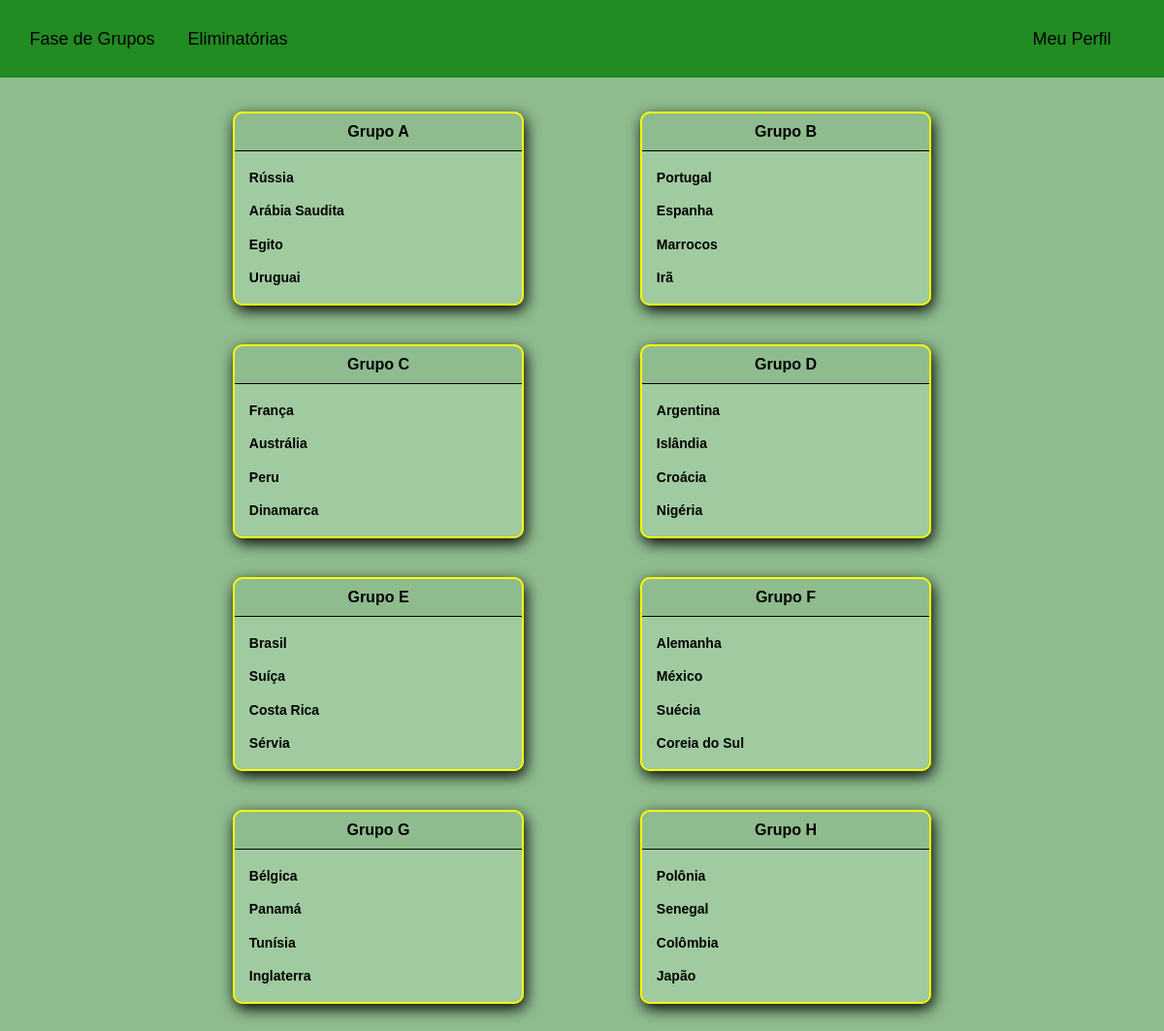
The app's page / (signed in) with its own data.
### core/models.py (models this page shows, shortened)
class Grupos(models.Model):
    pkid_grupo = models.AutoField(primary_key=True)
    nome_grupo = models.CharField(max_length=10, blank=True, null=True)
    def __str__(self):
        return self.nome_grupo
    class Meta:
        managed = True
        db_table = 'grupos'

class Times(models.Model):
    pkid_time = models.AutoField(primary_key=True)
    fkid_grupo = models.ForeignKey(Grupos, models.DO_NOTHING, db_column='fkid_grupo', blank=True, null=True)
    nome_time = models.CharField(unique=True, max_length=25, blank=True, null=True)
    class Meta:
        managed = True
        db_table = 'times'

### core/views.py (the view)
# urls.py: path('', index, name="index"),
@login_required(login_url="authenticate")
def index(request):
    grupos = Grupos.objects.all()
    times = teams_by_user(request)
    content = []
    for grupo in grupos:
        tmp_g = []
        for time in times:
            if time['fkid_grupo_id'] == grupo.pkid_grupo:
                tmp_g.append(time)
        content.append((grupo, tmp_g))
    for g, t in content:
        pass
        t.sort(key=operator.itemgetter('pontos', 'saldo_gols', 'vitorias'), reverse=True)
    context = {
        'grupos':grupos,
        'content':content
    }
    return render(request, 'index.html', context)

### core/functions.py (called while the page is built)
def teams_by_user(request, grupo=None):
    times = Times.objects.all().values()
    if grupo:
        times = Times.objects.filter(fkid_grupo=grupo).values()
        print(times)
    for time in times:
        try:
            info = TimesInfo.objects.get(fkid_time=time['pkid_time'], fkid_user=request.user.id)
            info = {
                'vitorias':info.vitorias,
                'empates':info.empates,
                'derrotas':info.derrotas,
                'pontos':info.pontos,
                'saldo_gols':info.saldo_gols,
            }
            time.update(info)
        except:
            info = {
                'vitorias':0,
                'empates':0,
                'derrotas':0,
                'pontos':0,
                'saldo_gols':0,
            }
            time.update(info)
    return times

### core/templates/index.html
{% extends 'base.html' %}
{% block statics %}
    <link rel="stylesheet" type="text/css" href="/static/css/grupos.css">
{% endblock statics %}
{% block content %}
    <div class="grupos_wrapper">
    {% for grupo, times in content %}
        <a href="/grupo/{{ grupo.pkid_grupo }}" class="grupo_box">
            <div class="grupo_title">
                <h2> {{ grupo }} </h2>
            </div>
            <div class="grupo_times">
            {% for time in times %}
                <div class="grupo_time">{{ time.nome_time }}</div>
            {% endfor %}
            </div>
        </a>
    {% endfor %}
    </div>
{% endblock content %}

### core/templates/base.html (shortened to what this page needs)
<html>
<head>
    {% load static %}
    {% block statics %} {% endblock %}
    <link rel="stylesheet" type="text/css" href="/static/css/site.css">
</head>
<body>
    <div class="menu">
        <a href="{% url 'index' %}" class="menu_link">
            <div class="menu_link">Fase de Grupos</div>
        </a>
        <a href="#" class="menu_link">
            <div class="menu_link">Eliminatórias</div>
        </a>
        <a href="{% url 'user_profile' %}" class="menu_link recuo">
            <div class="menu_link">Meu Perfil</div>
        </a>
    </div>
    <section class="content">
        {% block content %} {% endblock %}
    </section>
</body>
</html>

### core/static/css/grupos.css (style rules this page uses)
h2 { font-size: 16px; margin: 10px auto; text-align: center; }
.grupos_wrapper { display: flex; flex-flow: row wrap; justify-content: flex-start; margin: 15px auto; width: 70%; }
.grupo_box { border: 2px solid yellow; border-radius: 10px; box-shadow: 2px 5px 15px 0 black; height: 200px; margin: 20px auto; width: 300px; }
.grupo_title { border-bottom: 1px solid black; width: 100%; }
.grupo_times { background-color: rgb(166, 208, 166); background-color: rgba(166, 208, 166, 0.8); border-radius: 0 0 10px 10px; display: flex; flex-flow: column nowrap; justify-content: space-evenly; height: 80%; }
.grupo_time { font-size: 14px; font-weight: 600; margin: 0 auto; width: 90%; }

### core/static/css/site.css (style rules this page uses)
* { box-sizing: border-box; font-family: Arial, Helvetica, sans-serif; }
body { background-color: darkseagreen; margin: 0; }
a { color: rgb(0,0,200); text-decoration: none; }
a * { color: black; }
div.menu_link { display: flex; flex-flow: column nowrap; text-align: center; height: 100%; justify-content: center; width: 150px; }
.recuo { margin-left: auto; margin-right: 0; }
.menu { background-color: forestgreen; display: flex; flex-flow: row nowrap; font-size: 18px; height: 80px; justify-content: start; padding: 0 20px; width: 100%; }
.content { width: 100%; }

### records on screen
Grupos: nome_grupo "Grupo A"
Times: nome_time "Rússia"
Times: nome_time "Arábia Saudita"
Times: nome_time "Egito"
Times: nome_time "Uruguai"
Grupos: nome_grupo "Grupo B"
Times: nome_time "Portugal"
Times: nome_time "Espanha"
Times: nome_time "Marrocos"
Times: nome_time "Irã"
Grupos: nome_grupo "Grupo C"
Times: nome_time "França"
Times: nome_time "Austrália"
Times: nome_time "Peru"
Times: nome_time "Dinamarca"
Grupos: nome_grupo "Grupo D"
Times: nome_time "Argentina"
Times: nome_time "Islândia"
Times: nome_time "Croácia"
Times: nome_time "Nigéria"
Grupos: nome_grupo "Grupo E"
Times: nome_time "Brasil"
Times: nome_time "Suíça"
Times: nome_time "Costa Rica"
Times: nome_time "Sérvia"
Grupos: nome_grupo "Grupo F"
Times: nome_time "Alemanha"
Times: nome_time "México"
Times: nome_time "Suécia"
Times: nome_time "Coreia do Sul"
Grupos: nome_grupo "Grupo G"
Times: nome_time "Bélgica"
Times: nome_time "Panamá"
Times: nome_time "Tunísia"
Times: nome_time "Inglaterra"
Grupos: nome_grupo "Grupo H"
Times: nome_time "Polônia"
Times: nome_time "Senegal"
Times: nome_time "Colômbia"
Times: nome_time "Japão"
